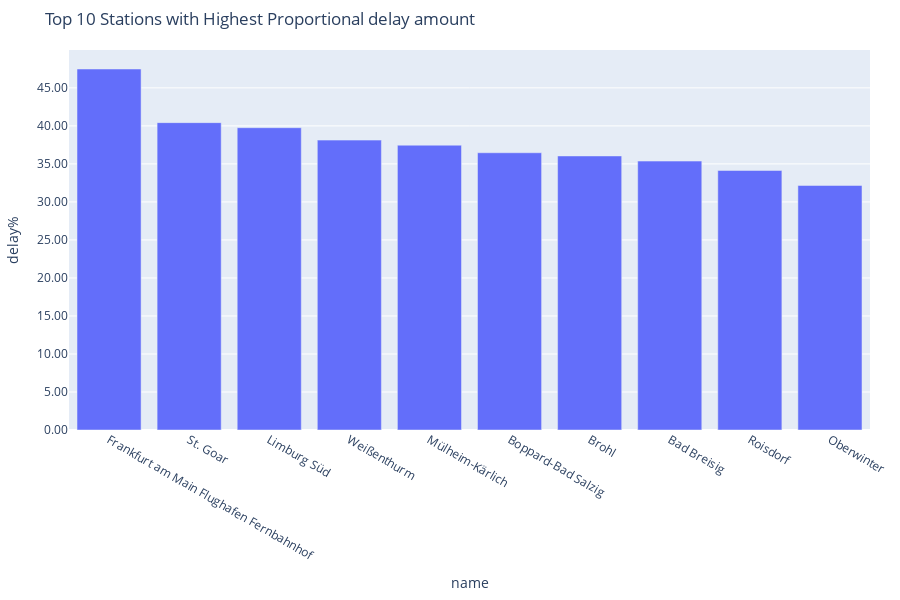

Notebook code for this chart:
### Markdown cell above
- Top 10 Bahnhöfe mit anzahl verspätungen geteilt durch anzahl fahrten (also quasi Prozentsatz der verspätungen am Bahnhof)(balkendiagramm)<br>

### Code cell
#showing the 10 paths with the biggest percentage of delays
# Create a bar chart using Plotly
fig = px.bar(
    station.head(10),
    x='name',
    y='delay%',
    title='Top 10 Stations with Highest Proportional delay amount',    
)
#Update
fig.update_layout(
    height=600,
    margin=dict(l=20, r=20, t=50, b=100)
)


#actually show y in %%!
fig.update_yaxes(tickformat=".2f")

fig.show()

### Figure 1 — Plotly figure (JSON) as saved in the notebook; plotly's stock layout.template omitted (floating-point values rounded to 4 significant figures)
{"data": [{"alignmentgroup": "True", "hovertemplate": "name=%{x}<br>delay%=%{y}<extra></extra>", "legendgroup": "", "marker": {"color": "#636efa", "pattern": {"shape": ""}}, "name": "", "offsetgroup": "", "orientation": "v", "showlegend": false, "textposition": "auto", "type": "bar", "x": ["Frankfurt am Main Flughafen Fernbahnhof", "St. Goar", "Limburg Süd", "Weißenthurm", "Mülheim-Kärlich", "Boppard-Bad Salzig", "Brohl", "Bad Breisig", "Roisdorf", "Oberwinter"], "xaxis": "x", "y": [47.48, 40.43, 39.76, 38.13, 37.46, 36.46, 36.05, 35.37, 34.13, 32.16], "yaxis": "y"}], "layout": {"barmode": "relative", "height": 600, "legend": {"tracegroupgap": 0}, "margin": {"b": 100, "l": 20, "r": 20, "t": 50}, "title": {"text": "Top 10 Stations with Highest Proportional delay amount"}, "xaxis": {"anchor": "y", "domain": [0, 1], "title": {"text": "name"}}, "yaxis": {"anchor": "x", "domain": [0, 1], "tickformat": ".2f", "title": {"text": "delay%"}}}}
